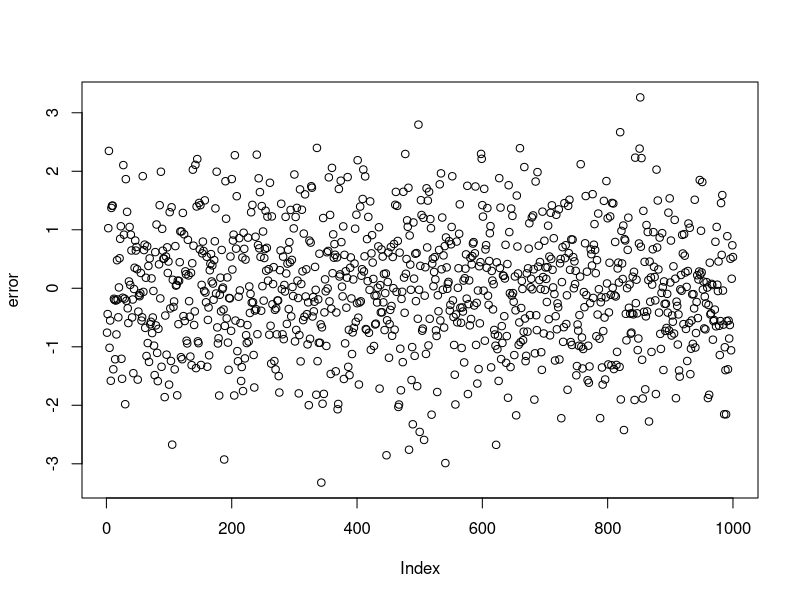
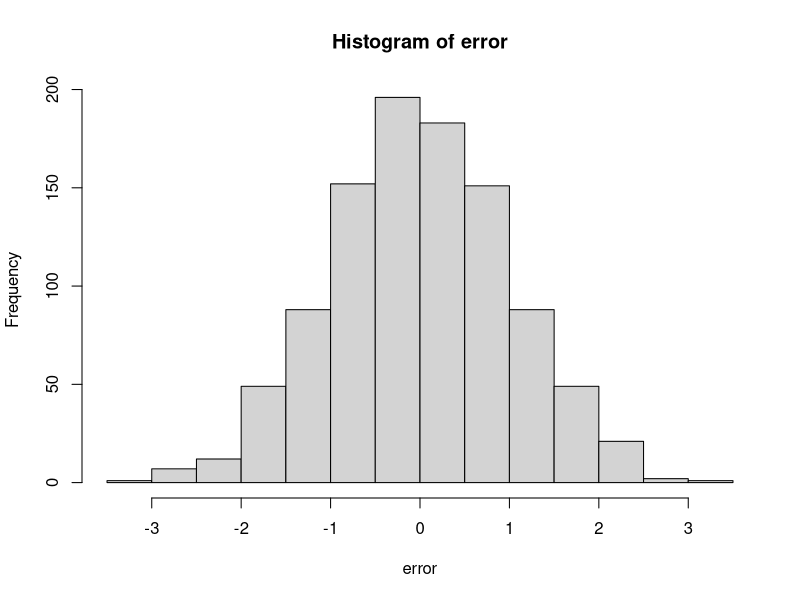
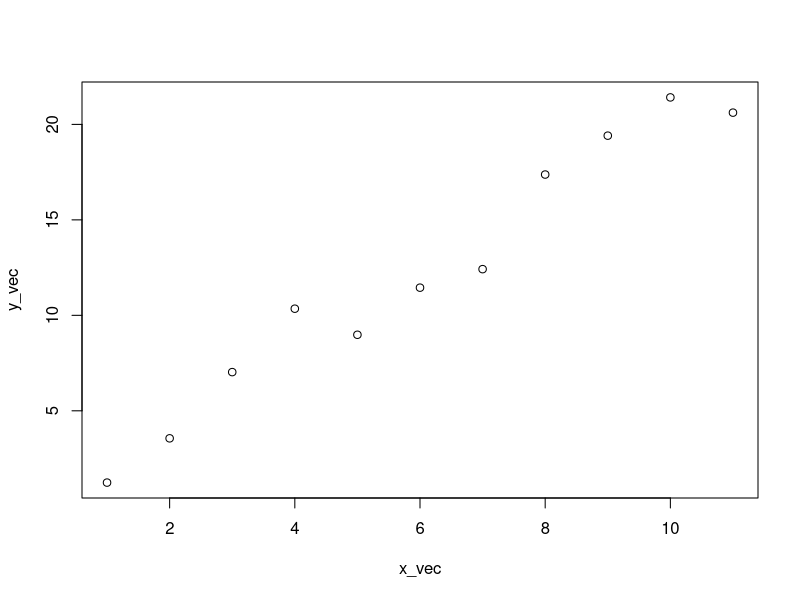

Write R code to recreate these figures, in order.
# ******************************************
# Clase de R: 
# 1. Conceptos básicos
# Ejemplo #1
# Este es un script de R
# <- el # define comentarios
# ******************************************


# Defino mis variables ********************* se asigna con <- o con = (pero lo comun es <-)
x_num <- 1                            # numeros
x_vec <- c(1,2,3,4,5,6,7,8,9,10,11)   # vectores
matriz <-matrix(c(1,2,3,4),nrow = 2)  # matrices
error <- rnorm(1000, sd=1 ,mean = 0)             # un vector con la distribucion normal
y_vec <- 2 * x_vec + error[1:11]      # y es igual a 2x + un error normal
media_de_y <- mean(y_vec)             # un numero con la media de y (usando la funcion "mean")

# defino mis funciones: una vez definidas se corren solo si aparecen en el codigo
oddcount <- function(x) 
{
  k<-0                # variable local a la funcion, arranca en cero
  for(n in x)         # estructura de control for n in x ("for")
    {
     if(n %% 2 == 1) k <- k+1 # sumar uno si el n que miro es impar (control logico con "if")
    }
  return(k)           # devolver el k hasta donde haya llegado
}

# ejecuto los procedimientos ********************
c_impares <- oddcount(x_vec)      # contar impares en X_vec con la funcion que defini
plot(error)                     # dibujar y
hist(error)                     # histograma de y
plot(x_vec,y_vec)               # dibujar y en funcion de x
